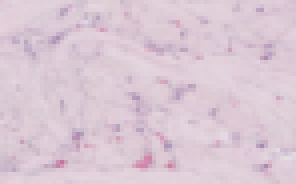
#> input picture Python/test.png, 74 x 46 px, given in place of 20240826_H1-TXK6Z4X_A1_sk24-001-a1-4.tif, which was not available (shown 4 times larger)
$ jupyter execute --allow-errors image_processing.ipynb
#> lines starting #> are read from the running program, lines starting #| are printed output that depends on the picture; pictures that were not available may be replaced by others from this repository, and a replacement may not be noted
[cell 1]
import pandas as pd
import numpy as np
import scanpy as sc
from PIL import Image
import tifffile
import cv2
import matplotlib.pyplot as plt
from cv2 import dnn_superres

[cell 2]
# image information

image = Image.open("20240826_H1-TXK6Z4X_A1_sk24-001-a1-4.tif")
#> image is the input picture: PIL image 74x46 RGB; mean R, G, B 218.6, 200.2, 212.1
dpi = image.info.get("dpi", (72, 72))
#> dpi = (72, 72)
print(f"Using Pillow - DPI: {dpi}, Size: {image.size}, Mode: {image.mode}")
#| Using Pillow - DPI: (72, 72), Size: (74, 46), Mode: RGB

#> (the rest of this cell did not finish here and is left out)

[cell 3]
image = Image.open("tissue_hires_image.png")
dpi = image.info.get("dpi", (72, 72))
print(f"Using Pillow - DPI: {dpi}, Size: {image.size}, Mode: {image.mode}")
#| Using Pillow - DPI: (72, 72), Size: (74, 46), Mode: RGB

[cell 4]
# models link:
# https://github.com/Saafke/EDSR_Tensorflow/blob/master/models/EDSR_x4.pb
# https://github.com/fannymonori/TF-LapSRN/blob/master/export/LapSRN_x8.pb

sr = dnn_superres.DnnSuperResImpl_create()
path = "EDSR_x4.pb"
#> (the rest of this cell did not finish here and is left out)

[cell 5]
image_path = "tissue_hires_image.png"
image = cv2.imread(image_path)
#> image: shape (46, 74, 3)
image_rgb = cv2.cvtColor(image, cv2.COLOR_BGR2RGB)

hsv_image = cv2.cvtColor(image, cv2.COLOR_BGR2HSV)
#> hsv_image: shape (46, 74, 3); mean H, S, V 160.7, 21.6, 218.6
gray_image = cv2.cvtColor(image, cv2.COLOR_BGR2GRAY)
blurred = cv2.GaussianBlur(gray_image, (5, 5), 0)
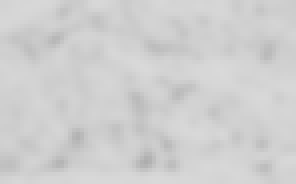
#> blurred: shape (46, 74) (shown 4 times larger); min 173, max 217, mean 207.1
edges = cv2.Canny(blurred, 50, 150)
#> edges: shape (46, 74); every value is 0

contours, _ = cv2.findContours(edges, cv2.RETR_EXTERNAL, cv2.CHAIN_APPROX_SIMPLE)
#> contours = []
contour_image = image_rgb.copy()
cv2.drawContours(contour_image, contours, -1, (255, 0, 0), 2)

lower_cyan = np.array([85, 50, 50])
upper_cyan = np.array([100, 255, 255])
cyan_mask = cv2.inRange(hsv_image, lower_cyan, upper_cyan)


cyan_contours, _ = cv2.findContours(cyan_mask, cv2.RETR_EXTERNAL, cv2.CHAIN_APPROX_SIMPLE)
#> cyan_contours = []
tumor_image = image_rgb.copy()
cv2.drawContours(tumor_image, cyan_contours, -1, (0, 255, 0), 2)

plt.figure(figsize=(12, 8))
plt.subplot(1, 3, 1)
plt.title("Original Image")
plt.imshow(image_rgb)
plt.axis("off")

plt.subplot(1, 3, 2)
plt.title("Organ Contours")
plt.imshow(contour_image)
plt.axis("off")

plt.subplot(1, 3, 3)
plt.title("Cyan Tumor Contours")
plt.imshow(tumor_image)
plt.axis("off")

plt.tight_layout()
plt.show()
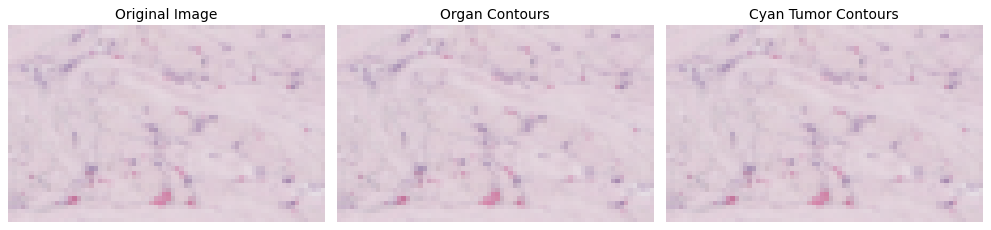
#> figure drawn by matplotlib, 3 panels

[cell 6]
image_path = "tissue_hires_image.png"
image = cv2.imread(image_path)
image_rgb = cv2.cvtColor(image, cv2.COLOR_BGR2RGB)

hsv_image = cv2.cvtColor(image, cv2.COLOR_BGR2HSV)

gray_image = cv2.cvtColor(image, cv2.COLOR_BGR2GRAY)
blurred = cv2.GaussianBlur(gray_image, (5, 5), 0)
edges = cv2.Canny(blurred, 50, 150)

contours, _ = cv2.findContours(edges, cv2.RETR_EXTERNAL, cv2.CHAIN_APPROX_SIMPLE)

organ_contours_image = np.zeros_like(image_rgb)
cv2.drawContours(organ_contours_image, contours, -1, (255, 255, 255), 2)
#> organ_contours_image: shape (46, 74, 3); every value is 0


lower_cyan = np.array([85, 50, 50])
upper_cyan = np.array([100, 255, 255])
cyan_mask = cv2.inRange(hsv_image, lower_cyan, upper_cyan)


cyan_contours, _ = cv2.findContours(cyan_mask, cv2.RETR_EXTERNAL, cv2.CHAIN_APPROX_SIMPLE)


tumor_contours_image = np.zeros_like(image_rgb)
cv2.drawContours(tumor_contours_image, cyan_contours, -1, (255, 255, 255), 2)

cv2.imwrite("organ_contours.png", cv2.cvtColor(organ_contours_image, cv2.COLOR_RGB2BGR))
cv2.imwrite("tumor_contours.png", cv2.cvtColor(tumor_contours_image, cv2.COLOR_RGB2BGR))

plt.figure(figsize=(10, 5))
plt.subplot(1, 2, 1)
plt.title("Organ Contours")
plt.imshow(organ_contours_image)
plt.axis("off")

plt.subplot(1, 2, 2)
plt.title("Cyan Tumor Contours")
plt.imshow(tumor_contours_image)
plt.axis("off")

plt.tight_layout()
plt.show()
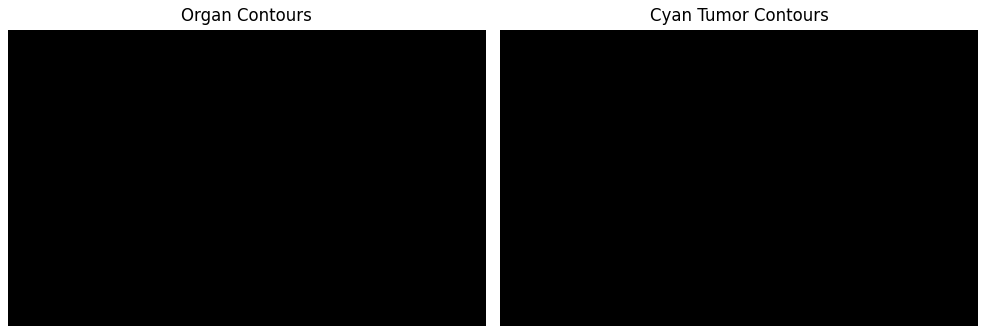
#> figure drawn by matplotlib, 2 panels
